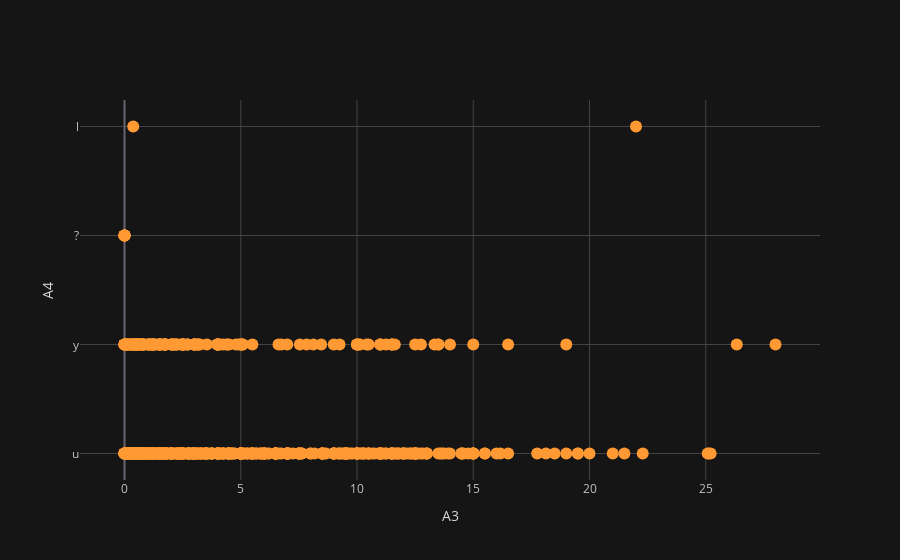

This figure's notebook cell:
### Code cell
cf.set_config_file(theme='solar')
df.iplot(x = 'A3', y = 'A4', mode = 'markers', xTitle = 'A3', yTitle = 'A4')

### Figure 1 — Plotly figure (JSON) as saved in the notebook; plotly's stock layout.template omitted (floating-point values rounded to 4 significant figures; data arrays with more than 128 entries replaced by an {"elided": "..."} marker saying what was removed)
{"data": [{"line": {"color": "rgba(255, 153, 51, 1.0)", "dash": "solid", "shape": "linear", "width": 1.3}, "marker": {"size": 12, "symbol": "circle"}, "mode": "markers", "name": "A4", "text": "", "type": "scatter", "x": {"elided": "690 float values"}, "y": {"elided": "690 str values"}}], "layout": {"legend": {"bgcolor": "#151516", "font": {"color": "#D9D9D9"}}, "paper_bgcolor": "#151516", "plot_bgcolor": "#151516", "title": {"font": {"color": "#D9D9D9"}}, "xaxis": {"gridcolor": "#434343", "showgrid": true, "tickfont": {"color": "#C2C2C2"}, "title": {"font": {"color": "#D9D9D9"}, "text": "A3"}, "zerolinecolor": "#666570"}, "yaxis": {"gridcolor": "#434343", "showgrid": true, "tickfont": {"color": "#C2C2C2"}, "title": {"font": {"color": "#D9D9D9"}, "text": "A4"}, "zerolinecolor": "#666570"}}}
